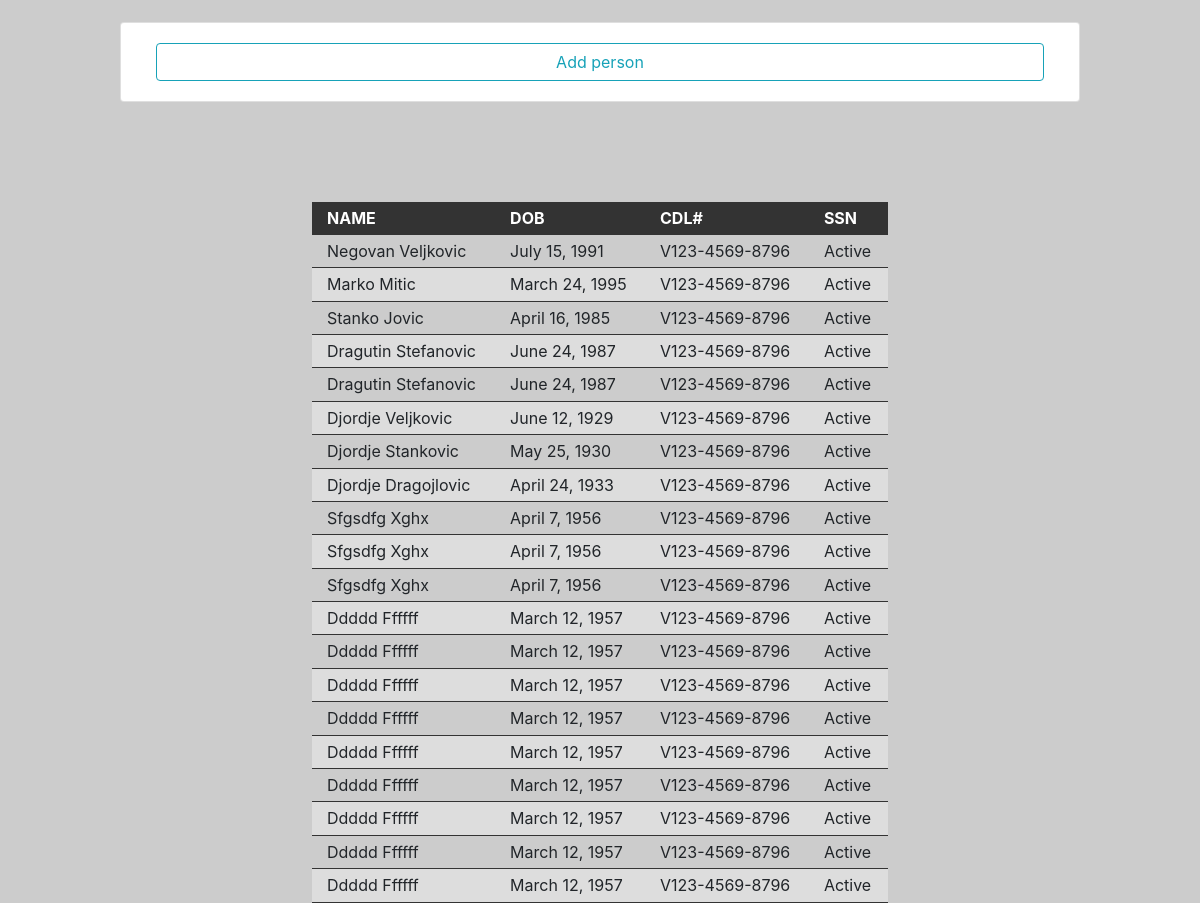
The page /dq/ on the database as committed earlier.
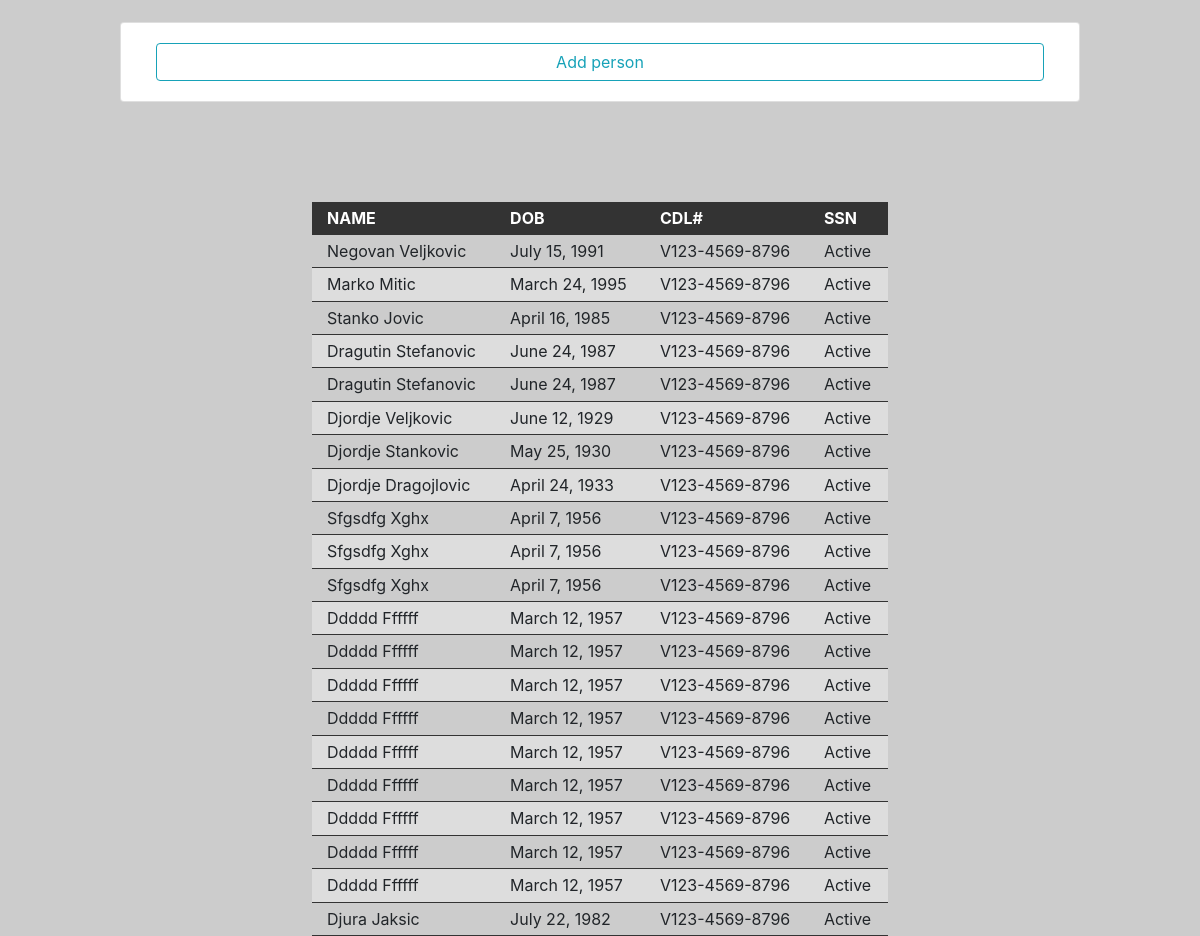
The same page on the database as committed later.
### dq/models.py (models this page shows, shortened)
class Person(models.Model):
    first_name = models.CharField(max_length=100)
    last_name = models.CharField(max_length=100)
    dob = models.DateField()
    ssn = models.PositiveIntegerField(unique=True, validators=[MaxValueValidator(999999999)])

### dq/views.py (the view)
# urls.py: path('', views.home, name='home'),
def home(request):
    persons = Person.objects.all()
    context = {
        'title': 'people',
        'persons': persons
    }
    return render(request, "dq/person_list.html", context)

### dq/templates/dq/person_list.html
{% extends 'dq/base.html' %}}
{% block content %}
    <br>
    <div class="container card">
      <div class="card-body">
        <a href="{% url 'dq:person-create' %}" class="btn btn-outline-info my-btn" role="button" aria-pressed="true">Add person</a>
      </div>
    </div>
    {% include 'dq/_table_person.html' %}
{% endblock %}

### dq/templates/dq/_table_person.html
    <table class="tbl-people">
            <thead>
                <tr>
                    <th>name</th>
                    <th>dob</th>
                    <th>cdl#</th>
                    <th>ssn</th>
                </tr>
            </thead>
            <tbody>
                {% for person in persons %}
                    <tr>
                        <td><a href="{% url 'dq:person-detail' person.id %}">{{ person.first_name }} {{ person.last_name }}</a></td>
                        <td>{{ person.dob }}</td>
                        <td>V123-4569-8796</td>
                        <td>active</td>
                    </tr>
                {% endfor %}
            </tbody>
     </table>

Rows that differ between the two databases and show on the page:
added Person: first_name "Djura", last_name "Jaksic", dob "July 22, 1982"
